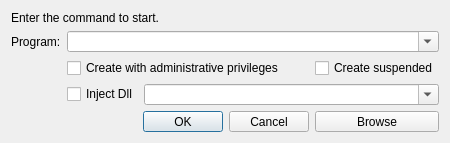
<?xml version="1.0" encoding="UTF-8"?>
<ui version="4.0">
 <class>RunDialog</class>
 <widget class="QWidget" name="RunDialog">
  <property name="geometry">
   <rect>
    <x>0</x>
    <y>0</y>
    <width>450</width>
    <height>143</height>
   </rect>
  </property>
  <property name="sizePolicy">
   <sizepolicy hsizetype="Preferred" vsizetype="Preferred">
    <horstretch>0</horstretch>
    <verstretch>0</verstretch>
   </sizepolicy>
  </property>
  <property name="minimumSize">
   <size>
    <width>450</width>
    <height>140</height>
   </size>
  </property>
  <property name="maximumSize">
   <size>
    <width>16777215</width>
    <height>16777215</height>
   </size>
  </property>
  <property name="windowTitle">
   <string>Create Process</string>
  </property>
  <layout class="QGridLayout" name="gridLayout_2">
   <item row="0" column="0">
    <layout class="QGridLayout" name="gridLayout">
     <item row="1" column="0" colspan="7">
      <widget class="QLabel" name="label">
       <property name="text">
        <string>Enter the command to start.</string>
       </property>
      </widget>
     </item>
     <item row="6" column="6">
      <widget class="QPushButton" name="browseBtn">
       <property name="text">
        <string>Browse</string>
       </property>
      </widget>
     </item>
     <item row="3" column="1" colspan="3">
      <widget class="QCheckBox" name="elevated">
       <property name="text">
        <string>Create with administrative privileges</string>
       </property>
      </widget>
     </item>
     <item row="2" column="1" colspan="6">
      <widget class="QComboBox" name="binaryPath">
       <property name="editable">
        <bool>true</bool>
       </property>
      </widget>
     </item>
     <item row="2" column="0">
      <widget class="QLabel" name="label_2">
       <property name="text">
        <string>Program:</string>
       </property>
      </widget>
     </item>
     <item row="3" column="4">
      <widget class="QLabel" name="lblShield">
       <property name="maximumSize">
        <size>
         <width>16</width>
         <height>16</height>
        </size>
       </property>
       <property name="text">
        <string/>
       </property>
       <property name="pixmap">
        <pixmap>:/Icons/Shield.png</pixmap>
       </property>
       <property name="scaledContents">
        <bool>true</bool>
       </property>
      </widget>
     </item>
     <item row="4" column="1">
      <widget class="QCheckBox" name="injectDll">
       <property name="text">
        <string>Inject Dll</string>
       </property>
      </widget>
     </item>
     <item row="5" column="3">
      <spacer name="verticalSpacer">
       <property name="orientation">
        <enum>Qt::Vertical</enum>
       </property>
       <property name="sizeHint" stdset="0">
        <size>
         <width>20</width>
         <height>40</height>
        </size>
       </property>
      </spacer>
     </item>
     <item row="4" column="2" colspan="5">
      <widget class="QComboBox" name="dllPath">
       <property name="editable">
        <bool>true</bool>
       </property>
      </widget>
     </item>
     <item row="3" column="5">
      <spacer name="horizontalSpacer">
       <property name="orientation">
        <enum>Qt::Horizontal</enum>
       </property>
       <property name="sizeHint" stdset="0">
        <size>
         <width>40</width>
         <height>20</height>
        </size>
       </property>
      </spacer>
     </item>
     <item row="6" column="0" colspan="6">
      <widget class="QDialogButtonBox" name="buttonBox">
       <property name="standardButtons">
        <set>QDialogButtonBox::Cancel|QDialogButtonBox::Ok</set>
       </property>
      </widget>
     </item>
     <item row="3" column="6">
      <widget class="QCheckBox" name="suspended">
       <property name="text">
        <string>Create suspended</string>
       </property>
      </widget>
     </item>
    </layout>
   </item>
  </layout>
 </widget>
 <resources/>
 <connections/>
</ui>
